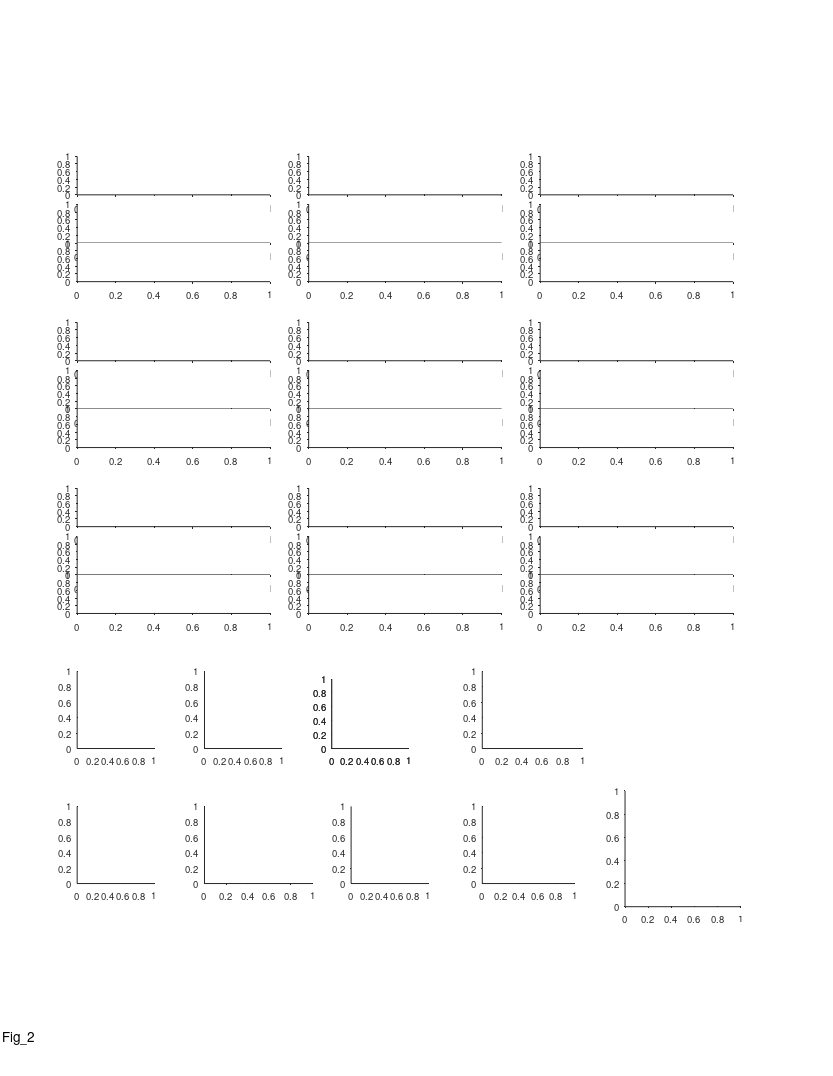

Write the MATLAB code that produced this figure. (Note: this script raises an error after producing the figure.)
%% Large Scale - fig 2 - Multi-scale spatial coding with many fields in individual dorsla-CA1 neurons

%%
clear 
clc

%% plotting options
field_speed_opt = 1;
% corr_type = 'pearson';
corr_type = 'spearman';

%% define output files
res_dir = 'L:\paper_figures';
mkdir(res_dir)
fig_name_str = 'Fig_2';
fig_caption_str = 'Multi-scale spatial coding with many fields in individual dorsla-CA1 neurons';
log_name_str = [fig_name_str '_log_file' '.txt'];
log_name_str = strrep(log_name_str , ':', '-');
log_name_str = strrep(log_name_str , ' ', '_');
log_name_out = fullfile(res_dir, log_name_str);

%% open log file
diary off
diary(log_name_out)
diary on
disp('Log file');
disp(['created: ', datestr(clock)]);
disp('======================================================');
disp([fig_name_str ':' fig_caption_str]);   
disp('======================================================');
disp('');


%% create figure
% figure_size_cm = [21.0 29.7]; % ~A4
figure_size_cm = [21.6 27.9]; % ~US letter
figure ;
% Some WYSIWYG options:
set(gcf,'DefaultAxesFontSize',7);
set(gcf,'DefaultAxesFontName','helvetica');
set(gcf,'DefaultAxesUnits','centimeters');
set(gcf,'PaperType','usletter')
% set(gcf,'PaperType','<custom>');
set(gcf,'PaperUnits','centimeters','PaperPosition',[0 0 figure_size_cm]);
set(gcf,'PaperOrientation','portrait');
set(gcf,'Units','centimeters','Position',get(gcf,'paperPosition')+[0 0 0 0]); % position on screen...
set(gcf, 'Renderer', 'painters');
set(groot, 'defaultAxesTickDir', 'out');
set(groot,  'defaultAxesTickDirMode', 'manual');
annotation('textbox', [0.5 1 0 0], 'String',fig_name_str, 'HorizontalAlignment','center','Interpreter','none', 'FitBoxToText','on');

pause(0.2); % workaround to solve matlab automatically changing the axes positions...

% create panels
panel_A_size_raster = [5 1];
panel_A_size_FR_map = [5 1];
panel_A_pos = [2 12];
panel_A = [];
for ii=1:3
    for jj=1:3
        offset_x = (ii-1)*6;
        offset_y = (jj-1)*4.3;
        offset = panel_A_pos + [offset_x offset_y];
        panel_A(ii,jj,1) = axes('position', [offset+[0 2.25] panel_A_size_FR_map]);
        panel_A(ii,jj,2) = axes('position', [offset+[0 1   ] panel_A_size_raster]);
        panel_A(ii,jj,3) = axes('position', [offset+[0 0   ] panel_A_size_raster]);
    end
end
% panel_A = permute(panel_A,[2 1 3]);
panel_A = panel_A(:,3:-1:1,:);
panel_A = reshape(panel_A,[9 3]);
% panel_A_legend = axes('position', [2.2 24.7 0.5 0.15]);

panels_size = [2 2];
panel_B    = axes('position', [ 2.0  8.5  panels_size           ]);
panel_C    = axes('position', [ 5.3  8.5  panels_size           ]);
panel_D(1) = axes('position', [ 8.6  8.5  panels_size.*[1 0.9]  ]);
panel_D(2) = axes('position', [ 8.6  8.5  panels_size.*[1 0.9]  ]);
panel_E =    axes('position', [12.5  8.5  panels_size.*[1.3 1]  ]);
panel_F = axes('position', [ 2.0  5 panels_size          ]);
panel_G = axes('position', [ 5.3  5 panels_size.*[1.4 1] ]);
panel_H = axes('position', [ 9.1  5 panels_size]          );
panel_I = axes('position', [12.5  5 panels_size.*[1.2 1] ]);
panel_J = axes('position', [16.2  4.4 3 3]);

%%
prm = PARAMS_GetAll();

%%
% delete(panel_A_legend);
% panel_A_legend = axes('position', [2.2 24.7 0.5 0.15]);

% axes(panel_A_legend);
% cla
% hold on
% box off
% set(gca,'Visible','off');
% plot([0 1],[1 1],'Color',prm.graphics.colors.flight_directions{1},'LineWidth',2);
% plot([0 1],[0 0 ],'Color',prm.graphics.colors.flight_directions{2},'LineWidth',2);
% text(1.2, 0.5, 'Detected fields');

%%
bat_ID_num_map = containers.Map([34 79 148 2289 9861],...
                                 1:5);

%% FR map + rasters - 9 examples
cell_examples = {
433;  56;  51;
609; 419; 477;
 57; 628; 337;
};
% other options: 57 474 658
if 1
for ii_cell = 1:length(cell_examples)
    %%
    cell_ID = cell_examples{ii_cell};
    cell = cell_load_data(cell_ID,'details','FR_map','fields','stats','FE');
    c = prm.graphics.colors.flight_directions;
    
    % map+fields
    axes(panel_A(ii_cell, 1));
    cla
    hold on
    maps=[cell.FR_map.all];
    x = maps(1).bin_centers;
    y = cat(1,maps.PSTH);
    m = round(max(y(:)));
    ylimits = [0 m+1];
    % low-speed area
    area_lowerval = ylimits(1) - 0.23*range(ylimits);
    area_upperval = ylimits(1) - 1e-2*range(ylimits);
    area([4 prm.fields.valid_speed_pos(1)]    , repelem(area_upperval,2), area_lowerval, 'FaceColor',0.7*[1 1 1],'EdgeColor','none','ShowBaseLine','off','Clipping','off');
    area([  prm.fields.valid_speed_pos(2) 194], repelem(area_upperval,2), area_lowerval, 'FaceColor',0.7*[1 1 1],'EdgeColor','none','ShowBaseLine','off','Clipping','off');
    h=plot(x,y);
    [h.Color] = disperse(c);
    box off
    h=gca;
    h.TickDir = 'out';
    h.XTick = [];
    h.YTick = [0 m];
    h.YLim = ylimits;
    h.XLim = [0 200];
    
    % fields
    dir_offsets = [-0.1 -0.17]+0.015;
    for ii_dir=1:2
        fields = cell.fields{ii_dir};
        if isfield(fields,'in_low_speed_area')
            fields([fields.in_low_speed_area])=[];
        end
        for ii_field = 1:length(fields)
            
            [xaf,yaf] = ds2nfu(fields(ii_field).edges_prc, repelem(dir_offsets(ii_dir)*range(h.YLim),2));
            annotation('line',xaf,yaf,'Linewidth', 2, 'Color', c{ii_dir});
        end
    end
    
    
    % cell details
    cell_num_str_pos_x   = [0.50 0.50 0.50 0.50 0.45 0.35 0.45 0.50 0.30];
    cell_num_str_pos_y   = [1.05 1.05 1.05 0.85 0.90 0.90 0.90 0.90 0.90];
    cell_stats_str_pos_x = [0.80 0.95 0.80 0.80 0.80 0.80 0.12 0.50 0.85];
    cell_stats_str_pos_y = [1.20 1.05 1.15 0.90 1.10 1.10 1.10 0.90 0.90]+0.05;
    text(cell_num_str_pos_x(ii_cell),...
         cell_num_str_pos_y(ii_cell),...
         sprintf('Cell %d',ii_cell),...
        'Units','normalized','HorizontalAlignment','center','VerticalAlignment','bottom','FontSize',8);
    switch ii_cell
        case {1,2,3,4,5,6,7,8}
            cell_stats_str = {  sprintf('max=%.1fm', cell.stats.all.field_largest);...
                                sprintf('min=%.1fm', cell.stats.all.field_smallest);...
                                sprintf('ratio=%.1f', cell.stats.all.field_ratio_LS);...
                             };
            text(cell_stats_str_pos_x(ii_cell), cell_stats_str_pos_y(ii_cell)-0*0.23, cell_stats_str{1},...
                'Units','normalized','HorizontalAlignment','center','VerticalAlignment','Top','FontSize',6);
            text(cell_stats_str_pos_x(ii_cell), cell_stats_str_pos_y(ii_cell)-1*0.23, cell_stats_str{2},...
                'Units','normalized','HorizontalAlignment','center','VerticalAlignment','Top','FontSize',6);
            text(cell_stats_str_pos_x(ii_cell), cell_stats_str_pos_y(ii_cell)-2*0.23, cell_stats_str{3},...
                'Units','normalized','HorizontalAlignment','center','VerticalAlignment','Top','FontSize',6);
        case 9
            cell_stats_str = {  sprintf('single field=%.1fm', cell.fields{1}.width_prc) };
            text(cell_stats_str_pos_x(ii_cell), cell_stats_str_pos_y(ii_cell)-0*0.23, cell_stats_str{1},...
                'Units','normalized','HorizontalAlignment','center','VerticalAlignment','Top','FontSize',6);
    end
    
    % rasters
    FEs = [cell.FE];
    for ii_dir=1:2
        axes(panel_A(ii_cell, ii_dir+1));
        cla
        FE = FEs{ii_dir};
        x = [FE.spikes_pos];
        [FE.number2] = disperse(1:length(FE));
        y = arrayfun(@(FE)(FE.number2*ones(1,FE.num_spikes)),FE,'UniformOutput',0);
        y = [y{:}];
        plot(x,y,'.','Color',c{ii_dir},'MarkerSize',0.05);
        box off
        h=gca;
        m = length(FE);
        h.YTick = [1 m];
        h.XLim = [0 200];
        h.YLim = [0 m+1];
        switch ii_dir
            case 1
                h.XTick = [];
                h.YTickLabel = {'',num2str(m)};
            case 2
                h.XTick = 0:50:200;
                h.XRuler.TickLabelGapOffset = -2;
                h.YTickLabel = {'1',num2str(m)};
                h.TickDir = 'out';
        end
    end
    % fields num (here to be above the 
    for ii_dir=1:2
        fields = cell.fields{ii_dir};
        if isfield(fields,'in_low_speed_area')
            fields([fields.in_low_speed_area])=[];
        end
        dir_offsets =2.05+[0.18 0];
        text(1.05, dir_offsets(ii_dir), num2str(length(fields)), 'Units','normalized', 'Color', c{ii_dir},...
            'HorizontalAlignment','right', 'VerticalAlignment','middle','FontSize',6);
    end
end

%% add x/y labels for specific panels
for ii = [7 8 9]
    axes(panel_A(ii, 3));
    xlabel('Position (m)', 'Units','normalized','Position',[0.5 -0.35]);
end
for ii = [1 4 7]
    axes(panel_A(ii, 3));
%     ylabel('Time (min)',   'Units','normalized','Position',[-0.1 1]);
    ylabel('Flight no.',   'Units','normalized','Position',[-0.1 1]);
    axes(panel_A(ii, 1));
    ylabel({'Firing rate';'(Hz)'},   'Units','normalized','Position',[-0.07 0.42]);
end
axes(panel_A(1, 1));
text(-0.25,1.6, 'A', 'Units','normalized','FontWeight','bold');

%% add zoom in panel (cell 3)
% choose cell/dir/field to zoom
ii_cell = 3;
ii_dir = 1;
ii_field = 2;
cell_ID = cell_examples{ii_cell};
cell = cell_load_data(cell_ID,'details','FR_map','fields','stats','FE');
c = prm.graphics.colors.flight_directions;
% add zoom ("out") lines
axes(panel_A(ii_cell,1));
x=[];
y=[];
x(1,:) = cell.fields{ii_dir}(ii_field).edges_href;
x(2,:) = cell.fields{ii_dir}(ii_field).edges_href;
% x(3,:) = [15;50];
x(3,:) = cell.fields{ii_dir}(ii_field).edges_href + 10*[-1 1];
y(1,:) =  4*[1;1];
y(2,:) = 7*[1;1];
y(3,:) = 14*[1;1];
[xf, yf] = ds2nfu(x,y);
for jj = 1:2
    for ii = 1:2
        hl = annotation('line');
%         hl.Parent = gca;
        hl.X = xf(ii+[0 1],jj);
        hl.Y = yf(ii+[0 1],jj);
        hl.LineWidth = 0.5;
        hl.Color = 0.5*[1 1 1];
    end
end
% create zoom panel
POSf = ds2nfu([x(end,1)-0.4 y(end,1)-2 diff(x(end,:)) 20]);
panel_A_zoom = axes('Units','normalized', 'position', POSf);
cla
hold on
set(gca,'visible','off');
FE = cell.FE{ii_dir};
x = [FE.spikes_pos];
[FE.number2] = disperse(1:length(FE));
y = arrayfun(@(FE)(FE.number2*ones(1,FE.num_spikes)),FE,'UniformOutput',0);
y = [y{:}];
xlimits = cell.fields{ii_dir}(ii_field).edges_href;
IX = find( x>xlimits(1) & x<xlimits(end) );
x=x(IX);
y=y(IX);
ylimits = [min(y) max(y)]+[-1 3];
plot(x,y,'.','Color',c{ii_dir},'MarkerSize',3);
% plot field size bar
x = cell.fields{ii_dir}(ii_field).edges_prc;
y = ylimits([end end]);
plot(x,y,'-','Color',c{ii_dir},'LineWidth',1);
text(mean(x),mean(y)+1, sprintf('%.1fm',diff(x)), 'HorizontalAlignment','center','VerticalAlignment','bottom','FontSize',6);
box off
h=gca;
h.XLim = xlimits;
h.YLim = ylimits;

%% add zoom in panel (cell 7)
% choose cell/dir/field to zoom
ii_cell = 7;
ii_dir = 2;
ii_field = 4;
cell_ID = cell_examples{ii_cell};
cell = cell_load_data(cell_ID,'details','FR_map','fields','stats','FE');
c = prm.graphics.colors.flight_directions;
% add zoom ("out") lines
axes(panel_A(ii_cell,1));
x=[];
y=[];
x(1,:) = cell.fields{ii_dir}(ii_field).edges_href;
x(2,:) = cell.fields{ii_dir}(ii_field).edges_href;
% x(3,:) = [15;50];
x(3,:) = cell.fields{ii_dir}(ii_field).edges_href + 10*[-1 1];
y(1,:) = 2*[1;1];
y(2,:) = 3*[1;1];
y(3,:) = 6*[1;1];
[xf, yf] = ds2nfu(x,y);
for jj = 1:2
    for ii = 1:2
        hl = annotation('line');
%         hl.Parent = gca;
        hl.X = xf(ii+[0 1],jj);
        hl.Y = yf(ii+[0 1],jj);
        hl.LineWidth = 0.5;
        hl.Color = 0.5*[1 1 1];
    end
end
% create zoom panel
POSf = ds2nfu([x(end,1) 4 diff(x(end,:)) 8]);
panel_A_zoom = axes('Units','normalized', 'position', POSf);
cla
hold on
set(gca,'visible','off');
FE = cell.FE{ii_dir};
x = [FE.spikes_pos];
[FE.number2] = disperse(1:length(FE));
y = arrayfun(@(FE)(FE.number2*ones(1,FE.num_spikes)),FE,'UniformOutput',0);
y = [y{:}];
xlimits = cell.fields{ii_dir}(ii_field).edges_href;
IX = find( x>xlimits(1) & x<xlimits(end) );
x=x(IX);
y=y(IX);
ylimits = [min(y) max(y)]+[-1 3];
plot(x,y,'.','Color',c{ii_dir},'MarkerSize',3);
% plot field size bar
x = cell.fields{ii_dir}(ii_field).edges_prc;
y = ylimits([end end]);
plot(x,y,'-','Color',c{ii_dir},'LineWidth',1);
text(mean(x),mean(y)+1, sprintf('%.1fm',diff(x)), 'HorizontalAlignment','center','VerticalAlignment','bottom','FontSize',6);
box off
h=gca;
h.XLim = xlimits;
h.YLim = ylimits;


%% add direction arrows
arrow_x = 0.1 +[0 0.05];
arrow_y = repelem(0.9111,2);
clear h
h(1)=annotation('arrow',arrow_x,      arrow_y+0.008,  'Color', prm.graphics.colors.flight_directions{1});
h(2)=annotation('arrow',flip(arrow_x),arrow_y      ,  'Color', prm.graphics.colors.flight_directions{2});
[h.HeadWidth] = disperse([5 5]);
[h.HeadLength] = disperse([5 5]);

end







% % % % % % % % % % % % % % % % % % % % % % % % % % % % % % % % % % % % % % 
%% load population data
prm = PARAMS_GetAll();
cells_t = DS_get_cells_summary();
bats = [79,148,34,9861,2289];
cells_t(~ismember(cells_t.bat, bats ),:) = [];
cells = cellfun(@(c)(cell_load_data(c,'details')), cells_t.cell_ID, 'UniformOutput',0);
cells = [cells{:}];
cells = [cells.details];
cells(~contains({cells.brain_area}, 'CA1')) = [];
cells(~ismember([cells.ClusterQuality], [2])) = [];
cells = cellfun(@(c)(cell_load_data(c,'details','meanFR')), {cells.cell_ID}, 'UniformOutput',0);
cells = [cells{:}];
cells_details = [cells.details];
cells_ID = {cells_details.cell_ID};
meanFR = [cells.meanFR];
cells_ID([meanFR.all]>prm.inclusion.interneuron_FR_thr)=[];
clear cells stats cells_details cells_t
cells = cellfun(@(c)(cell_load_data(c,'details','stats','meanFR','stats','inclusion','signif','fields','FR_map','FE')), cells_ID, 'UniformOutput',0);
% cells = cellfun(@(c)(cell_load_data(c,'details')), cells_ID, 'UniformOutput',0);
cells = [cells{:}];

%% save loaded population data
% save( fullfile(res_dir,'Fig2_cells_data'), 'cells');


%% arragne population SI/sparsity/coverage (panels B,C,D)
signif = arrayfun(@(x)(x.TF), cat(1,cells.signif));
SI = arrayfun(@(x)([x.dir.SI_bits_spike]), cat(1,cells.stats),'UniformOutput',0);
sparsity = arrayfun(@(x)([x.dir.sparsity]), cat(1,cells.stats),'UniformOutput',0);
SI = cat(1,SI{:});
SI(~signif) = nan;
SI = SI(:);
SI(isnan(SI)) = [];
sparsity = cat(1,sparsity{:});
sparsity(~signif) = nan;
sparsity = sparsity(:);
sparsity(isnan(sparsity)) = [];

% count total fields coverage per cell per direction
total_area = nan(length(cells),2);
for ii_cell = 1:length(cells)
    cell = cells(ii_cell);
    for ii_dir = 1:2
        if ~cell.signif(ii_dir).TF
            continue;
        end
        fields = cell.fields{ii_dir};
        fields([fields.in_low_speed_area]) = [];
        total_area(ii_cell, ii_dir) = sum([fields.width_prc]);
    end
end

%% panel B - spatial info histogram
axes(panel_B);
cla
hold on
text(-0.6,1.15, 'B', 'Units','normalized','FontWeight','bold');
h = histogram(SI);
h.FaceColor = 0.5*[1 1 1];
h.BinEdges = 0:0.5:6;
xlim([0 6])
ylim([0.7e0 1.4e2])
ha=gca;
ha.TickDir='out';
ha.TickLength = [0.03 0.03];
ha.YTick = [1 10 100];
ha.YTickLabel = {'10 ^0';'10 ^1';'10 ^2'};
ha.XRuler.TickLabelGapMultiplier = -0.35;
ha.YRuler.TickLabelGapMultiplier = 0.1;
% ha.YScale = 'linear';
ha.YScale = 'log';
xlabel({'Spatial information';'(bits/spike)'}, 'Units','normalized','Position',[0.5 -0.17]);
ylabel('No. of cells', 'Units','normalized','Position',[-0.28 0.5])

x = SI;
hl=xline(nanmean(x)); hl.Color='r';
m = ha.YLim(2) + 0.15*range(ha.YLim);
plot(prctile(x,[25 75]), [m m], 'r-','LineWidth',1   ,'Clipping','off');
plot(prctile(x,[50]),    m    , 'r.','MarkerSize',10 ,'Clipping','off');

%% panel C - sparsity histogram
axes(panel_C);
cla
hold on
text(-0.45,1.15, 'C', 'Units','normalized','FontWeight','bold');
h = histogram(sparsity);
h.NumBins = 12;
h.FaceColor = 0.5*[1 1 1];
xlim([0 1])
ylim([0.7e0 1.4e2])
ha=gca;
ha.TickDir='out';
ha.TickLength = [0.03 0.03];
ha.YTick = [1 10 100];
ha.YTickLabel = {'10 ^0';'10 ^1';'10 ^2'};
ha.XRuler.TickLabelGapMultiplier = -0.35;
ha.YRuler.TickLabelGapMultiplier = 0.1;
% ha.YScale = 'linear';
ha.YScale = 'log';
xlabel('Sparsity', 'Units','normalized','Position',[0.5 -0.17])
ylabel('No. of cells', 'Units','normalized','Position',[-0.28 0.5])

x = sparsity;
hl=xline(nanmean(x)); hl.Color='r';
m = ha.YLim(2) + 0.15*range(ha.YLim);
plot(prctile(x,[25 75]), [m m], 'r-','LineWidth',1   ,'Clipping','off');
plot(prctile(x,[50]),    m    , 'r.','MarkerSize',10 ,'Clipping','off');

%% panel D - Total area histogram
axes(panel_D(1));
cla
hold on
text(-0.45,1.275, 'D', 'Units','normalized','FontWeight','bold');

exp=exp_load_data(cell.details.exp_ID);
IX=find(contains({exp.LM.name},'ball'));
LM_locs = [exp.LM.pos_proj];
ball2ball_dist = diff(LM_locs(IX));
% total_area_L = ball2ball_dist;
total_area_L = diff(prm.fields.valid_speed_pos);

h = histogram(total_area(:));
h.NumBins = 14;
h.FaceColor = 0.5*[1 1 1];
xlim([0 0.9*total_area_L])
ylim([0.7e0 1.4e2])
ha=gca;
ha.XTick = [0:50:150];
ha.TickDir='out';
ha.TickLength = [0.03 0.03];
ha.YTick = [1 10 100];
ha.YTickLabel = {'10 ^0';'10 ^1';'10 ^2'};
ha.XRuler.TickLabelGapMultiplier = -0.35;
ha.YRuler.TickLabelGapMultiplier = 0.1;
% ha.YScale = 'linear';
ha.YScale = 'log';
xlabel('Coverage (m)', 'Units','normalized','Position',[0.5 -0.17])
ylabel('No. of cells', 'Units','normalized','Position',[-0.28 0.5])
ha.XLim(1) = 0;
ha.YLim(2) = 2e2;

x = total_area(:);
hl=xline(nanmean(x)); hl.Color='r';
m = ha.YLim(2) - 0.27*range(ha.YLim);
plot(prctile(x,[25 75]), [m m], 'r-','LineWidth',1   ,'Clipping','off');
plot(prctile(x,[50]),    m    , 'r.','MarkerSize',10 ,'Clipping','off');

fprintf( 'Average total area in meters : %.4g\n\r',nanmean(total_area(:)) )
fprintf( 'Average total area in prc (%%): %.4g\n\r',100*nanmean(total_area(:)) / total_area_L )
fprintf( 'Median total area in meters : %.4g\n\r',nanmedian(total_area(:)) )
fprintf( 'Median total area in prc (%%): %.4g\n\r',100*nanmedian(total_area(:)) / total_area_L )

% add normalized x-axis
axes(panel_D(2));
cla
hold on
hax = gca;
hax.XLim = 100 * panel_D(1).XLim / total_area_L;
hax.XTick = [0:30:90];
hax.XAxisLocation = 'top';
hax.YAxisLocation = 'right';
hax.Color = 'none';
hax.XColor = 'k';
hax.YColor = 'none';
box off
hax.XRuler.TickLabelGapMultiplier = -0.35;
hax.TickLength = panel_D(1).TickLength;
xlabel('Coverage (%)', 'Units','normalized','Position',[0.45 1.2]);

%% panel E - map correlations histogram
% figure
axes(panel_E);
cla
hold on
text(-0.45,1.15, 'E', 'Units','normalized','FontWeight','bold');

% arrange data
signif = arrayfun(@(x)(x.TF), cat(1,cells.signif));
FR_maps_all = cat(1,cells.FR_map);
FR_maps_all = reshape([FR_maps_all.all],size(FR_maps_all,1),size(FR_maps_all,2),[]);
M = cat(1,FR_maps_all.PSTH);
M = reshape(M,size(FR_maps_all,1),size(FR_maps_all,2),[]);
signif = repmat(signif,1,1,size(M,3));
M(~signif) = nan;
pos_bins = cells(1).FR_map(1).all.bin_centers;
invalid_pos_IX = pos_bins<=prm.fields.valid_speed_pos(1) | pos_bins>=prm.fields.valid_speed_pos(2);
M(:,:,invalid_pos_IX) = nan;
ccc = corr(squeeze(M(:,1,:))', squeeze(M(:,2,:))' ,'rows', 'pairwise');
data = diag(ccc);
switch 2
    case 1 % compare all PSTH from other cells/dir
        M2 = reshape(M,size(M,1)*size(M,2),[]);
        ccc_shuffle = corr(M2' ,'rows', 'pairwise');
        mask = tril(true(size(ccc_shuffle)),-1);
        shuffle = ccc_shuffle(mask);
    case 2 % compare only different cells betweeb different directions
        mask = tril(true(size(ccc)),-1);
        shuffle = ccc(mask);
end

data(isnan(data))=[];
shuffle(isnan(shuffle))=[];

% plot
nBinEdges = 21;
edges = linspace(-1,1,nBinEdges);
histogram(data,    'Normalization','pdf','BinEdges',edges,'FaceColor', 0.5*[1 1 1]);
histogram(shuffle, 'Normalization','pdf','BinEdges',edges,'DisplayStyle','stairs','EdgeColor','k','LineWidth',1.5);
[~,P_KS] = kstest2(data, shuffle);
P_RankSum = ranksum(data, shuffle);
text(1,0.9, sprintf('P_{KS} = %.02f',P_KS),'Units','normalized','FontSize',7,'HorizontalAlignment','right');
% text(1,0.9, sprintf('P=%.02f',P_RankSum),'Units','normalized','FontSize',7,'HorizontalAlignment','right');

ha= gca;
ha.XLim = [-1 1];
ha.XTick = -1:0.5:1;
ha.TickDir = 'out';
ha.TickLength = [0.03 0.03];
ha=gca;
ha.TickDir='out';
ha.TickLength = [0.03 0.03];
ha.XRuler.TickLabelGapMultiplier = -0.35;
ha.YRuler.TickLabelGapMultiplier = 0.001;
xlabel('Map correlation', 'Units','normalized','Position',[0.5 -0.17])
ylabel({'Probability';'density function'}, 'Units','normalized','Position',[-0.17 0.5])


%% panel F - field count histogram
% figure
axes(panel_F);
cla
hold on
text(-0.6,1.15, 'F', 'Units','normalized','FontWeight','bold');
nFields = nan(2,length(cells));
for ii_dir = 1:2
    for ii_cell = 1:length(cells)
        cell = cells(ii_cell);
        % check signif per direction
        if ~cell.signif(ii_dir).TF
            continue;
        end
        nFields(ii_dir,ii_cell) = cell.stats.dir(ii_dir).field_num;
    end
%     h = histogram(nFields(ii_dir,:));
%     h.FaceColor = prm.graphics.colors.flight_directions{ii_dir};
%     nBinEdges = 17;
%     h.BinEdges = linspace(0,35,nBinEdges);
end
h = histogram(nFields(:));
h.FaceColor = 0.5*[1 1 1];
% nBinEdges = 12;
% h.BinEdges = linspace(0,35,nBinEdges);
h.BinEdges = 0.5+[0:20];
h.Data(h.Data > h.BinLimits(2)) = h.BinLimits(2);
xlabel({'No. of fields per direction'},'Units','normalized','Position',[0.5 -0.18]);
ylabel('No. of cells','Units','normalized','Position',[-0.28 0.5])
ha = gca;
ha.YScale = 'log';
ha.YLim = [0.7e0 1.4e2];
ha.XLim = [0 h.BinLimits(2)];
ha.XTick = [0:10:30];
ha.YTick = [1 10 100];
ha.YTickLabel = {'10 ^0';'10 ^1';'10 ^2'};
% ha.XLim = [0 35];
% ha.YLim = [0 40];
% ha.XTick = [0:5:35];
% ha.YTick = [0 40];
ha.TickDir='out';
ha.TickLength = [0.03 0.03];
ha.XRuler.TickLabelGapMultiplier = -0.3;
ha.YRuler.TickLabelGapMultiplier = 0.001;

x = nFields(:);
hl=xline(nanmean(x)); hl.Color='r';
m = ha.YLim(2) + 0.15*range(ha.YLim);
plot(prctile(x,[25 75]), [m m], 'r-','LineWidth',1   ,'Clipping','off');
plot(prctile(x,[50]),    m    , 'r.','MarkerSize',10 ,'Clipping','off');


%% panel G - field size histogram
% figure
axes(panel_G);
cla
hold on
text(-0.34,1.15, 'G', 'Units','normalized','FontWeight','bold');
fields_size = [];
for ii_dir = 1:2
    for ii_cell = 1:length(cells)
        cell = cells(ii_cell);
        if ~cell.signif(ii_dir).TF % check signif per direction
            continue;
        end
        fields = cell.fields{ii_dir};
        fields([fields.in_low_speed_area]) = []; % remove fields in low speed area
        fields_size = [fields_size fields.width_prc];
    end
end
h = histogram(fields_size);
h.FaceColor = 0.5*[1 1 1];
% h.NumBins = 33;
h.BinWidth = 1;
ha=gca;
ha.YScale = 'log';
xlabel('Field size (m)')
ylabel('No. of fields','Units','normalized','Position',[-0.22 0.5])
ha = gca;
% ha.XLim = [0 35];
ha.YLim = [0.8 350];
% ha.XTick = [0:5:35];
ha.YTick = [1 10 100];
ha.YTickLabel = {'10 ^0';'10 ^1';'10 ^2'};
ha.TickDir='out';
ha.TickLength = [0.03 0.03];
ha.XRuler.TickLabelGapMultiplier = -0.3;
ha.YRuler.TickLabelGapMultiplier = 0.001;

x = fields_size;
hl=xline(nanmean(x)); hl.Color='r';
m = ha.YLim(2) + 0.15*range(ha.YLim);
plot(prctile(x,[25 75]), [m m], 'r-','LineWidth',1   ,'Clipping','off');
plot(prctile(x,[50]),    m    , 'r.','MarkerSize',10 ,'Clipping','off');

save( fullfile(res_dir,'pop_dist_fields_size'), 'fields_size');

%% panel H - smallest / largest field size
% figure
axes(panel_H);
cla
hold on
text(-0.45,1.15, 'H', 'Units','normalized','FontWeight','bold');
LS_field_size = nan(2,length(cells));
for ii_cell = 1:length(cells)
    cell = cells(ii_cell);
    if ~any([cell.signif.TF]) % at least one direction is significant
        continue;
    end
    LS_field_size(1,ii_cell) = cell.stats.all.field_smallest;
    LS_field_size(2,ii_cell) = cell.stats.all.field_largest;
end
% LS_field_size(:,any(isnan(LS_field_size))) = [];
rng(1); % fix seed for violin plot randomization
hv = violinplot(LS_field_size');
[hv.ViolinColor] = disperse(repelem({'none'},length(hv)));
hs=[hv.ScatterPlot];
[hs.Marker]          = disperse(repelem({'.'},length(hs)));
[hs.SizeData]        = disperse(repelem(35,length(hs)));
[hs.MarkerFaceColor] = disperse(repelem({0.5*[1 1 1]},length(hs)));
[hs.MarkerEdgeColor] = disperse(repelem({0.5*[1 1 1]},length(hs)));
hm=[hv.MedianPlot];
% remove default median plot (circle), and add a red bar instead
[hm.Marker] = disperse(repelem({'none'},2));
plot([hm.XData]+0.075*[-1 1]', repelem([hm.YData],2,1), 'r', 'LineWidth',1.5);
ha=gca;
ylimits = ha.YLim;
ha.TickDir='out';
ha.TickLength = [0.03 0.03];
ha.XTick = [1 2];
ha.XTickLabel = {};
ha.XRuler.TickLabelGapMultiplier = -0.35;
ha.YRuler.TickLabelGapMultiplier = 0.001;
text([1 2],repelem(ylimits(1)-0.04*diff(ylimits),2),{{'Smallest';'field'},{'Largest';'field'}},...
    'HorizontalAlignment','center','VerticalAlignment','top','FontSize',7);
% xlabel('')
ylabel('Field size (m)','Units','normalized','Position',[-0.21 0.5])



%% panel I - field ratio (largest/smallest)
axes(panel_I);
cla
hold on
text(-0.4,1.15, 'I', 'Units','normalized','FontWeight','bold');
LS_field_ratio_all = nan(1,length(cells));
LS_field_ratio_dir = nan(2,length(cells));
for ii_cell = 1:length(cells)
    cell = cells(ii_cell);
    % pooled stats - check at least one direction is signif
    if any([cell.signif.TF])
        LS_field_ratio_all(ii_cell) = cell.stats.all.field_ratio_LS;
    end
    % per dir stats - check signif per direction
    for ii_dir = 1:2
        if cell.signif(ii_dir).TF 
            LS_field_ratio_dir(ii_dir,ii_cell) = cell.stats.dir(ii_dir).field_ratio_LS;
        end
    end
end
% LS_field_ratio_dir = LS_field_ratio_dir(:);
% LS_field_ratio_dir(isnan(LS_field_ratio_dir)) = [];
% LS_field_ratio_all(isnan(LS_field_ratio_all)) = [];
% edges = linspace(1,ceil(max(max(LS_field_ratio_all))),9);
nBinEdges = 9;
edges = logspace(0,log10(25),nBinEdges);
clear h
% h(1) = histogram(LS_field_ratio_dir);
h(2) = histogram(LS_field_ratio_all);
% h(1).BinEdges = edges;
h(2).BinEdges = edges;
% h(1).FaceColor = 'g';
h(2).FaceColor = 0.5*[1 1 1];
% h(1).BinLimits = [1 h(1).BinLimits([2])];
% h(2).BinLimits = [1 h(2).BinLimits([2])];
% h(1).NumBins = 15;
% h.FaceColor = prm.graphics.colors.flight_directions{ii_dir};
% legend({'per cell';'per direction'})
ha=gca;
ha.YScale = 'log';
ha.XScale = 'log';
ha.XLim = [0 27];
% ha.YLim = [0 10];
% ha.YLim = [7e-1 120];
ha.YLim = [0.7 max(h(2).Values)*1.1];
% ha.XTick = [0:5:35];
ha.YTick = [1 10 100];
ha.XTick = [1 2 5 10 20];
ha.YTickLabel = {'10 ^0';'10 ^1';'10 ^2'};
ha.TickDir='out';
ha.TickLength = [0.03 0.03];
ha.XRuler.TickLabelGapMultiplier = -0.35;
ha.YRuler.TickLabelGapMultiplier = 0.001;
xlabel({'Field size ratio';'largest/smallest'},'Units','normalized','Position',[0.5 -0.17]);
ylabel('No. of cells','Units','normalized','Position',[-0.24 0.5])

x = LS_field_ratio_all;
hl=xline(nanmean(x)); hl.Color='r';
m = ha.YLim(2) + 0.15*range(ha.YLim);
plot(prctile(x,[25 75]), [m m], 'r-','LineWidth',1   ,'Clipping','off');
plot(prctile(x,[50]),    m    , 'r.','MarkerSize',10 ,'Clipping','off');


%% panel J - prepare data
distances_all = [];
field_size_diff_all = [];
field_size_all = [];
field_vel_all = [];
field_vel2_all = [];
for ii_cell = 1:length(cells)
    cell = cells(ii_cell);
    for ii_dir = 1:2
        if ~cell.signif(ii_dir).TF
            continue;
        end
        fields = cell.fields{ii_dir};
        distances_all = [distances_all diff([fields.loc])];
        field_size_diff_all = [field_size_diff_all diff([fields.width_prc])];
        field_size_all = [field_size_all [fields.width_prc]];
        field_vel_all = [field_vel_all [fields.vel]];
        field_vel2_all = [field_vel2_all [fields.vel2]];
    end
end

%% panel J - field size ratio vs. speed ratio (direct control for speed!)
% figure
axes(panel_J);
cla
hold on
text(-0.3,0.9667, 'J', 'Units','normalized','FontWeight','bold');
% arrange data
cells_signif = cat(1,cells.signif);
cells_signif = arrayfun(@(x)(x.TF), cells_signif);
signif_IX = any(cells_signif,2);
stats = [cells(signif_IX).stats];
stats_all = [stats.all];
% plot 
switch field_speed_opt 
    case 1 % median speed @ field peak
        x = abs([stats_all.field_ratio_LS_vel]);
    case 2 % median of spikes speed
        x = abs([stats_all.field_ratio_LS_vel2]);
    case 3 % mean of spikes speed
        x = abs([stats_all.field_ratio_LS_vel3]);
end
y = [stats_all.field_ratio_LS];
[r,r_pval] = corr(x',y','rows','pairwise','type','Pearson')
[rho,rho_pval] = corr(x',y','rows','pairwise','type','Spearman')
[~,ttest_P] = ttest(x,1);
signtest_P = signtest(x,1);
fprintf('LS speed ratio: P=%.2g (ttest), P=%.2g (signtest), std=%.3g\n',ttest_P,signtest_P,nanstd(x));
plot(x, y, '.k');
switch corr_type
    case 'pearson'
        text(0.1,1, {sprintf('r = %.2f',r);sprintf('P = %.2f',r_pval)}, ...
            'Units','normalized','HorizontalAlignment','left','VerticalAlignment','top','FontSize',7);
    case 'spearman'
        text(0.52,1.06, {['{\rho}' sprintf(' = %.2f',rho)];sprintf('P = %.2f',rho_pval)}, ...
            'Units','normalized','HorizontalAlignment','left','VerticalAlignment','top','FontSize',7);
end
xlabel('Speed ratio', 'Units','normalized', 'Position',[0.5 -0.12]);
ylabel('Field size ratio', 'units','normalized', 'Position',[-0.15 0.5]);
set(gca,'yscale','log');
set(gca,'ytick',[1 2 3 5 10 15 20]);
ylim([0.9 max(y)+1]);
xlim([0.7 1.3])
% xlim([min(x) max(x)])
% xlim([0 2])
ha = gca;
ha.TickDir='out';
ha.TickLength = [0.02 0.02];
ha.XRuler.TickLabelGapMultiplier = -0.3;
ha.YRuler.TickLabelGapMultiplier = 0.1;


%% print/save the figure
fig_name_out = fullfile(res_dir, sprintf('%s__corr_%s_%d',fig_name_str,corr_type,field_speed_opt));
% fig_name_out = fullfile(res_dir, sprintf('%s__corr_%s_%d_paramset_%d',fig_name_str,corr_type,field_speed_opt,prm.parmaset));
print(gcf, fig_name_out, '-dpdf', '-cmyk', '-painters');
% print(gcf, fig_name_out, '-dtiff', '-cmyk', '-painters');
% saveas(gcf , fig_name_out, 'fig');
disp('figure was successfully saved to pdf/tiff/fig formats');






%% calc some more stats... (old version = pooling directions)
single_PF_cells_IX = find(nansum(nFields)==1);
single_PF_cells = cells(single_PF_cells_IX);

fields=cat(1,single_PF_cells.fields);
fields=fields(~isnan(nFields(:,single_PF_cells_IX)'));
fields=[fields{:}];
fields([fields.in_low_speed_area])=[];

single_PF_field_size_mean = mean([fields.width_prc]);
single_PF_field_size_std  = std([fields.width_prc]);

% print stats
disp('Old version = pooling directions')
fprintf('no. of single field cells = %d/%d (%.2f%%),\n with mean field size = %.1fm std=%.1fm\n',...
    length(single_PF_cells), ...
    length(cells), ...
    100 * length(single_PF_cells) / length(cells),...
    single_PF_field_size_mean,...
    single_PF_field_size_std);

%% calc some more stats... (new version = per direction)
single_PF_cells_IX = (nFields==1)';
signif_cells_IX = ~isnan(nFields)';
fields=cat(1,cells.fields);
fields = fields(single_PF_cells_IX);
fields=[fields{:}];
fields([fields.in_low_speed_area])=[];

single_PF_field_size_mean = mean([fields.width_prc]);
single_PF_field_size_std  = std([fields.width_prc]);

% print stats
disp('New version = per direction')
fprintf('no. of single field cells x directions = %d/%d (%.2f%%),\n with mean field size = %.1fm std=%.1fm\n',...
    sum(single_PF_cells_IX,'all'), ...
    sum(signif_cells_IX,'all'), ...
    100 * sum(single_PF_cells_IX,'all') / sum(signif_cells_IX,'all'),...
    single_PF_field_size_mean,...
    single_PF_field_size_std);

%% figure for Liora
if 0
cells_details=[cells.details];
cells_anatomy_PD_prc = [cells_details.TT_pos_proximodistal_prc];

figure('Units','centimeters', 'position', [2 2 20 20])
subplot(2,2,1)
hold on
nBinEdges = 9;
edges = logspace(0,log10(25),nBinEdges);
h=histogram(LS_field_ratio_all,edges); h.FaceColor = 0.5*[1 1 1];
h=histogram(LS_field_ratio_dir,edges); h.FaceColor = 'g';
ha=gca;
ha.XScale = 'log';
ha.YScale = 'log';
ha.XLim = [0 27];
ha.YLim(1) = 7e-1;
ha.YTick = [1 10 100];
ha.XTick = [1 2 5 10 20];
ha.YTickLabel = {'10 ^0';'10 ^1';'10 ^2'};
ha.TickDir='out';
xlabel('Largest/Smallest ratio')
ylabel('No. cells')
legend({'dir pooled';'per dir'})
subplot(2,2,2)
hold on
plot(LS_field_ratio_dir(1,:), nFields(1,:),'.', 'Color',prm.graphics.colors.flight_directions{1});
plot(LS_field_ratio_dir(2,:), nFields(2,:),'.', 'Color',prm.graphics.colors.flight_directions{2});
xlabel('Largest/Smallest ratio')
ylabel('No. fields')
legend({'dir1';'dir2'},'Location','northwest')
subplot(2,2,3)
plot(LS_field_ratio_all, sum(nFields,1), '.k');
legend('dir pooled')
xlabel('Largest/Smallest ratio')
ylabel('No. fields')
subplot(2,2,4)
plot(total_area, cells_anatomy_PD_prc+0.01*randn(size(cells_anatomy_PD_prc)), '.')
xlabel('Total area (m)')
ylabel('Proximo-distal axis (%)');
legend({'dir1';'dir2'},'Location','southeast')

fig_name_out = fullfile(res_dir, 'Fig_2__for_Liora');
saveas(gcf, fig_name_out, 'fig');
saveas(gcf, fig_name_out, 'pdf');
saveas(gcf, fig_name_out, 'tif');
% close(gcf)
end




%%
